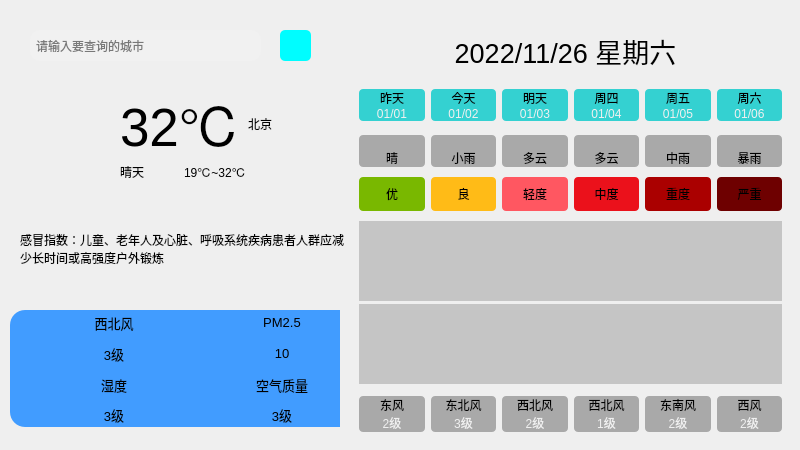
<?xml version="1.0" encoding="UTF-8"?>
<ui version="4.0">
 <class>Widget</class>
 <widget class="QWidget" name="Widget">
  <property name="geometry">
   <rect>
    <x>0</x>
    <y>0</y>
    <width>800</width>
    <height>450</height>
   </rect>
  </property>
  <property name="windowTitle">
   <string>Widget</string>
  </property>
  <property name="autoFillBackground">
   <bool>false</bool>
  </property>
  <property name="styleSheet">
   <string notr="true">QWidget#widget{
	border-image: url(:/res/background.png);
}
</string>
  </property>
  <layout class="QVBoxLayout" name="verticalLayout">
   <property name="leftMargin">
    <number>0</number>
   </property>
   <property name="topMargin">
    <number>0</number>
   </property>
   <property name="rightMargin">
    <number>0</number>
   </property>
   <property name="bottomMargin">
    <number>0</number>
   </property>
   <item>
    <widget class="QWidget" name="widget" native="true">
     <widget class="QLabel" name="lbGaoMao">
      <property name="geometry">
       <rect>
        <x>20</x>
        <y>190</y>
        <width>330</width>
        <height>118</height>
       </rect>
      </property>
      <property name="text">
       <string>感冒指数：儿童、老年人及心脏、呼吸系统疾病患者人群应减少长时间或高强度户外锻炼</string>
      </property>
      <property name="wordWrap">
       <bool>true</bool>
      </property>
     </widget>
     <widget class="QWidget" name="widget_4" native="true">
      <property name="geometry">
       <rect>
        <x>20</x>
        <y>90</y>
        <width>291</width>
        <height>101</height>
       </rect>
      </property>
      <widget class="QLabel" name="lbTypeIcon">
       <property name="geometry">
        <rect>
         <x>10</x>
         <y>10</y>
         <width>81</width>
         <height>81</height>
        </rect>
       </property>
       <property name="text">
        <string/>
       </property>
       <property name="pixmap">
        <pixmap>:/res/type/Qing.png</pixmap>
       </property>
       <property name="scaledContents">
        <bool>true</bool>
       </property>
       <property name="alignment">
        <set>Qt::AlignCenter</set>
       </property>
      </widget>
      <widget class="QWidget" name="layoutWidget">
       <property name="geometry">
        <rect>
         <x>100</x>
         <y>0</y>
         <width>181</width>
         <height>91</height>
        </rect>
       </property>
       <layout class="QGridLayout" name="gridLayout">
        <item row="0" column="0" colspan="2">
         <widget class="QLabel" name="lbTemp">
          <property name="font">
           <font>
            <pointsize>40</pointsize>
           </font>
          </property>
          <property name="text">
           <string>32℃</string>
          </property>
         </widget>
        </item>
        <item row="0" column="2">
         <widget class="QLabel" name="lbCity">
          <property name="text">
           <string>北京</string>
          </property>
         </widget>
        </item>
        <item row="1" column="1" colspan="2">
         <widget class="QLabel" name="lbLowHigh">
          <property name="text">
           <string>19℃~32℃</string>
          </property>
         </widget>
        </item>
        <item row="1" column="0">
         <widget class="QLabel" name="lbType">
          <property name="text">
           <string>晴天</string>
          </property>
         </widget>
        </item>
       </layout>
      </widget>
     </widget>
     <widget class="QWidget" name="widget_5" native="true">
      <property name="geometry">
       <rect>
        <x>10</x>
        <y>310</y>
        <width>330</width>
        <height>117</height>
       </rect>
      </property>
      <property name="styleSheet">
       <string notr="true">background-color: rgb(65, 156, 255);
border-radius: 15px</string>
      </property>
      <layout class="QGridLayout" name="gridLayout_2">
       <item row="1" column="1">
        <layout class="QHBoxLayout" name="horizontalLayout_10">
         <item>
          <widget class="QLabel" name="lblQualityIcon">
           <property name="minimumSize">
            <size>
             <width>40</width>
             <height>40</height>
            </size>
           </property>
           <property name="maximumSize">
            <size>
             <width>40</width>
             <height>40</height>
            </size>
           </property>
           <property name="font">
            <font>
             <pointsize>10</pointsize>
            </font>
           </property>
           <property name="text">
            <string/>
           </property>
           <property name="pixmap">
            <pixmap resource="res.qrc">:/res/aqi.png</pixmap>
           </property>
           <property name="scaledContents">
            <bool>true</bool>
           </property>
          </widget>
         </item>
         <item>
          <layout class="QVBoxLayout" name="verticalLayout_11">
           <item>
            <widget class="QLabel" name="lblQualityTitle">
             <property name="font">
              <font>
               <pointsize>10</pointsize>
              </font>
             </property>
             <property name="text">
              <string>空气质量</string>
             </property>
             <property name="alignment">
              <set>Qt::AlignCenter</set>
             </property>
            </widget>
           </item>
           <item>
            <widget class="QLabel" name="lblQuality">
             <property name="font">
              <font>
               <pointsize>10</pointsize>
              </font>
             </property>
             <property name="text">
              <string>3级</string>
             </property>
             <property name="alignment">
              <set>Qt::AlignCenter</set>
             </property>
            </widget>
           </item>
          </layout>
         </item>
        </layout>
       </item>
       <item row="0" column="1">
        <layout class="QHBoxLayout" name="horizontalLayout_8">
         <item>
          <widget class="QLabel" name="lbPm25Icon">
           <property name="minimumSize">
            <size>
             <width>40</width>
             <height>40</height>
            </size>
           </property>
           <property name="maximumSize">
            <size>
             <width>40</width>
             <height>40</height>
            </size>
           </property>
           <property name="font">
            <font>
             <pointsize>10</pointsize>
            </font>
           </property>
           <property name="text">
            <string/>
           </property>
           <property name="pixmap">
            <pixmap resource="res.qrc">:/res/pm25.png</pixmap>
           </property>
           <property name="scaledContents">
            <bool>true</bool>
           </property>
          </widget>
         </item>
         <item>
          <layout class="QVBoxLayout" name="verticalLayout_9">
           <item>
            <widget class="QLabel" name="lbPm25Title">
             <property name="font">
              <font>
               <pointsize>10</pointsize>
              </font>
             </property>
             <property name="text">
              <string>PM2.5</string>
             </property>
             <property name="alignment">
              <set>Qt::AlignCenter</set>
             </property>
            </widget>
           </item>
           <item>
            <widget class="QLabel" name="lbPm25">
             <property name="font">
              <font>
               <pointsize>10</pointsize>
              </font>
             </property>
             <property name="text">
              <string>10</string>
             </property>
             <property name="alignment">
              <set>Qt::AlignCenter</set>
             </property>
            </widget>
           </item>
          </layout>
         </item>
        </layout>
       </item>
       <item row="0" column="0">
        <layout class="QHBoxLayout" name="horizontalLayout">
         <item>
          <widget class="QLabel" name="lbWindIcon">
           <property name="minimumSize">
            <size>
             <width>40</width>
             <height>40</height>
            </size>
           </property>
           <property name="maximumSize">
            <size>
             <width>40</width>
             <height>40</height>
            </size>
           </property>
           <property name="font">
            <font>
             <pointsize>10</pointsize>
            </font>
           </property>
           <property name="text">
            <string/>
           </property>
           <property name="pixmap">
            <pixmap resource="res.qrc">:/res/wind.png</pixmap>
           </property>
           <property name="scaledContents">
            <bool>true</bool>
           </property>
          </widget>
         </item>
         <item>
          <layout class="QVBoxLayout" name="verticalLayout_2">
           <item>
            <widget class="QLabel" name="lbWindFx">
             <property name="font">
              <font>
               <pointsize>10</pointsize>
              </font>
             </property>
             <property name="text">
              <string>西北风</string>
             </property>
             <property name="alignment">
              <set>Qt::AlignCenter</set>
             </property>
            </widget>
           </item>
           <item>
            <widget class="QLabel" name="lbWindFl">
             <property name="font">
              <font>
               <pointsize>10</pointsize>
              </font>
             </property>
             <property name="text">
              <string>3级</string>
             </property>
             <property name="alignment">
              <set>Qt::AlignCenter</set>
             </property>
            </widget>
           </item>
          </layout>
         </item>
        </layout>
       </item>
       <item row="1" column="0">
        <layout class="QHBoxLayout" name="horizontalLayout_9">
         <item>
          <widget class="QLabel" name="lbShiDuIcon">
           <property name="minimumSize">
            <size>
             <width>40</width>
             <height>40</height>
            </size>
           </property>
           <property name="maximumSize">
            <size>
             <width>40</width>
             <height>40</height>
            </size>
           </property>
           <property name="font">
            <font>
             <pointsize>10</pointsize>
            </font>
           </property>
           <property name="text">
            <string/>
           </property>
           <property name="pixmap">
            <pixmap resource="res.qrc">:/res/humidity.png</pixmap>
           </property>
           <property name="scaledContents">
            <bool>true</bool>
           </property>
          </widget>
         </item>
         <item>
          <layout class="QVBoxLayout" name="verticalLayout_10">
           <item>
            <widget class="QLabel" name="lbShiDuTitle">
             <property name="font">
              <font>
               <pointsize>10</pointsize>
              </font>
             </property>
             <property name="text">
              <string>湿度</string>
             </property>
             <property name="alignment">
              <set>Qt::AlignCenter</set>
             </property>
            </widget>
           </item>
           <item>
            <widget class="QLabel" name="lbShiDu">
             <property name="font">
              <font>
               <pointsize>10</pointsize>
              </font>
             </property>
             <property name="text">
              <string>3级</string>
             </property>
             <property name="alignment">
              <set>Qt::AlignCenter</set>
             </property>
            </widget>
           </item>
          </layout>
         </item>
        </layout>
       </item>
      </layout>
     </widget>
     <widget class="QLineEdit" name="leCity_2">
      <property name="geometry">
       <rect>
        <x>30</x>
        <y>30</y>
        <width>231</width>
        <height>31</height>
       </rect>
      </property>
      <property name="styleSheet">
       <string notr="true">background-color: rgba(255, 255, 255, 25);
border-radius:10px;
padding:2px 4px</string>
      </property>
      <property name="placeholderText">
       <string>请输入要查询的城市</string>
      </property>
     </widget>
     <widget class="QWidget" name="widget_11" native="true">
      <property name="geometry">
       <rect>
        <x>350</x>
        <y>80</y>
        <width>441</width>
        <height>361</height>
       </rect>
      </property>
      <layout class="QVBoxLayout" name="verticalLayout_12">
       <property name="spacing">
        <number>0</number>
       </property>
       <item>
        <widget class="QWidget" name="widget_6" native="true">
         <property name="styleSheet">
          <string notr="true">QLabel {
	background-color: rgba(0, 200, 200, 200);
	border-radius: 4px;
}</string>
         </property>
         <layout class="QGridLayout" name="gridLayout_5">
          <property name="horizontalSpacing">
           <number>6</number>
          </property>
          <property name="verticalSpacing">
           <number>0</number>
          </property>
          <item row="0" column="0">
           <widget class="QLabel" name="lblWeek0">
            <property name="styleSheet">
             <string notr="true">border-bottom-left-radius: 0px;
border-bottom-right-radius: 0px;</string>
            </property>
            <property name="text">
             <string>昨天</string>
            </property>
            <property name="alignment">
             <set>Qt::AlignCenter</set>
            </property>
           </widget>
          </item>
          <item row="0" column="1">
           <widget class="QLabel" name="lblWeek1">
            <property name="styleSheet">
             <string notr="true">border-bottom-left-radius: 0px;
border-bottom-right-radius: 0px;</string>
            </property>
            <property name="text">
             <string>今天</string>
            </property>
            <property name="alignment">
             <set>Qt::AlignCenter</set>
            </property>
           </widget>
          </item>
          <item row="0" column="2">
           <widget class="QLabel" name="lblWeek2">
            <property name="styleSheet">
             <string notr="true">border-bottom-left-radius: 0px;
border-bottom-right-radius: 0px;</string>
            </property>
            <property name="text">
             <string>明天</string>
            </property>
            <property name="alignment">
             <set>Qt::AlignCenter</set>
            </property>
           </widget>
          </item>
          <item row="0" column="3">
           <widget class="QLabel" name="lblWeek3">
            <property name="styleSheet">
             <string notr="true">border-bottom-left-radius: 0px;
border-bottom-right-radius: 0px;</string>
            </property>
            <property name="text">
             <string>周四</string>
            </property>
            <property name="alignment">
             <set>Qt::AlignCenter</set>
            </property>
           </widget>
          </item>
          <item row="0" column="4">
           <widget class="QLabel" name="lblWeek4">
            <property name="styleSheet">
             <string notr="true">border-bottom-left-radius: 0px;
border-bottom-right-radius: 0px;</string>
            </property>
            <property name="text">
             <string>周五</string>
            </property>
            <property name="alignment">
             <set>Qt::AlignCenter</set>
            </property>
           </widget>
          </item>
          <item row="0" column="5">
           <widget class="QLabel" name="lblWeek5">
            <property name="styleSheet">
             <string notr="true">border-bottom-left-radius: 0px;
border-bottom-right-radius: 0px;</string>
            </property>
            <property name="text">
             <string>周六</string>
            </property>
            <property name="alignment">
             <set>Qt::AlignCenter</set>
            </property>
           </widget>
          </item>
          <item row="1" column="0">
           <widget class="QLabel" name="lblDate0">
            <property name="styleSheet">
             <string notr="true">border-top-left-radius: 0px;
border-top-right-radius: 0px;
color: rgb(240, 240, 240);</string>
            </property>
            <property name="text">
             <string>01/01</string>
            </property>
            <property name="alignment">
             <set>Qt::AlignCenter</set>
            </property>
           </widget>
          </item>
          <item row="1" column="1">
           <widget class="QLabel" name="lblDate1">
            <property name="styleSheet">
             <string notr="true">border-top-left-radius: 0px;
border-top-right-radius: 0px;
color: rgb(240, 240, 240);</string>
            </property>
            <property name="text">
             <string>01/02</string>
            </property>
            <property name="alignment">
             <set>Qt::AlignCenter</set>
            </property>
           </widget>
          </item>
          <item row="1" column="2">
           <widget class="QLabel" name="lblDate2">
            <property name="styleSheet">
             <string notr="true">border-top-left-radius: 0px;
border-top-right-radius: 0px;
color: rgb(240, 240, 240);</string>
            </property>
            <property name="text">
             <string>01/03</string>
            </property>
            <property name="alignment">
             <set>Qt::AlignCenter</set>
            </property>
           </widget>
          </item>
          <item row="1" column="3">
           <widget class="QLabel" name="lblDate3">
            <property name="styleSheet">
             <string notr="true">border-top-left-radius: 0px;
border-top-right-radius: 0px;
color: rgb(240, 240, 240);</string>
            </property>
            <property name="text">
             <string>01/04</string>
            </property>
            <property name="alignment">
             <set>Qt::AlignCenter</set>
            </property>
           </widget>
          </item>
          <item row="1" column="4">
           <widget class="QLabel" name="lblDate4">
            <property name="styleSheet">
             <string notr="true">border-top-left-radius: 0px;
border-top-right-radius: 0px;
color: rgb(240, 240, 240);</string>
            </property>
            <property name="text">
             <string>01/05</string>
            </property>
            <property name="alignment">
             <set>Qt::AlignCenter</set>
            </property>
           </widget>
          </item>
          <item row="1" column="5">
           <widget class="QLabel" name="lblDate5">
            <property name="styleSheet">
             <string notr="true">border-top-left-radius: 0px;
border-top-right-radius: 0px;
color: rgb(240, 240, 240);</string>
            </property>
            <property name="text">
             <string>01/06</string>
            </property>
            <property name="alignment">
             <set>Qt::AlignCenter</set>
            </property>
           </widget>
          </item>
         </layout>
        </widget>
       </item>
       <item>
        <widget class="QWidget" name="widget_7" native="true">
         <property name="styleSheet">
          <string notr="true">QLabel {
	background-color: rgba(60, 60, 60, 100);
	border-radius: 4px;
}</string>
         </property>
         <layout class="QGridLayout" name="gridLayout_6">
          <property name="topMargin">
           <number>5</number>
          </property>
          <property name="bottomMargin">
           <number>5</number>
          </property>
          <property name="verticalSpacing">
           <number>0</number>
          </property>
          <item row="0" column="0">
           <widget class="QLabel" name="lblTypeIcon0">
            <property name="minimumSize">
             <size>
              <width>0</width>
              <height>0</height>
             </size>
            </property>
            <property name="maximumSize">
             <size>
              <width>1000</width>
              <height>1000</height>
             </size>
            </property>
            <property name="styleSheet">
             <string notr="true">border-bottom-left-radius: 0px;
border-bottom-right-radius: 0px;</string>
            </property>
            <property name="text">
             <string/>
            </property>
            <property name="pixmap">
             <pixmap>:/res/type/Qing.png</pixmap>
            </property>
            <property name="alignment">
             <set>Qt::AlignCenter</set>
            </property>
           </widget>
          </item>
          <item row="0" column="4">
           <widget class="QLabel" name="lblTypeIcon4">
            <property name="styleSheet">
             <string notr="true">border-bottom-left-radius: 0px;
border-bottom-right-radius: 0px;</string>
            </property>
            <property name="text">
             <string/>
            </property>
            <property name="pixmap">
             <pixmap>:/res/type/ZhongYu.png</pixmap>
            </property>
            <property name="alignment">
             <set>Qt::AlignCenter</set>
            </property>
           </widget>
          </item>
          <item row="0" column="2">
           <widget class="QLabel" name="lblTypeIcon2">
            <property name="styleSheet">
             <string notr="true">border-bottom-left-radius: 0px;
border-bottom-right-radius: 0px;</string>
            </property>
            <property name="text">
             <string/>
            </property>
            <property name="pixmap">
             <pixmap>:/res/type/DuoYun.png</pixmap>
            </property>
            <property name="alignment">
             <set>Qt::AlignCenter</set>
            </property>
           </widget>
          </item>
          <item row="0" column="1">
           <widget class="QLabel" name="lblTypeIcon1">
            <property name="styleSheet">
             <string notr="true">border-bottom-left-radius: 0px;
border-bottom-right-radius: 0px;</string>
            </property>
            <property name="text">
             <string/>
            </property>
            <property name="pixmap">
             <pixmap>:/res/type/XiaoYu.png</pixmap>
            </property>
            <property name="alignment">
             <set>Qt::AlignCenter</set>
            </property>
           </widget>
          </item>
          <item row="0" column="3">
           <widget class="QLabel" name="lblTypeIcon3">
            <property name="styleSheet">
             <string notr="true">border-bottom-left-radius: 0px;
border-bottom-right-radius: 0px;</string>
            </property>
            <property name="text">
             <string/>
            </property>
            <property name="pixmap">
             <pixmap>:/res/type/DuoYun.png</pixmap>
            </property>
            <property name="alignment">
             <set>Qt::AlignCenter</set>
            </property>
           </widget>
          </item>
          <item row="1" column="5">
           <widget class="QLabel" name="lblType5">
            <property name="styleSheet">
             <string notr="true">border-top-left-radius: 0px;
border-top-right-radius: 0px;</string>
            </property>
            <property name="text">
             <string>暴雨</string>
            </property>
            <property name="alignment">
             <set>Qt::AlignCenter</set>
            </property>
           </widget>
          </item>
          <item row="1" column="3">
           <widget class="QLabel" name="lblType3">
            <property name="styleSheet">
             <string notr="true">border-top-left-radius: 0px;
border-top-right-radius: 0px;</string>
            </property>
            <property name="text">
             <string>多云</string>
            </property>
            <property name="alignment">
             <set>Qt::AlignCenter</set>
            </property>
           </widget>
          </item>
          <item row="1" column="2">
           <widget class="QLabel" name="lblType2">
            <property name="styleSheet">
             <string notr="true">border-top-left-radius: 0px;
border-top-right-radius: 0px;</string>
            </property>
            <property name="text">
             <string>多云</string>
            </property>
            <property name="alignment">
             <set>Qt::AlignCenter</set>
            </property>
           </widget>
          </item>
          <item row="1" column="0">
           <widget class="QLabel" name="lblType0">
            <property name="styleSheet">
             <string notr="true">border-top-left-radius: 0px;
border-top-right-radius: 0px;</string>
            </property>
            <property name="text">
             <string>晴</string>
            </property>
            <property name="alignment">
             <set>Qt::AlignCenter</set>
            </property>
           </widget>
          </item>
          <item row="1" column="1">
           <widget class="QLabel" name="lblType1">
            <property name="styleSheet">
             <string notr="true">border-top-left-radius: 0px;
border-top-right-radius: 0px;</string>
            </property>
            <property name="text">
             <string>小雨</string>
            </property>
            <property name="alignment">
             <set>Qt::AlignCenter</set>
            </property>
           </widget>
          </item>
          <item row="0" column="5">
           <widget class="QLabel" name="lblTypeIcon5">
            <property name="styleSheet">
             <string notr="true">border-bottom-left-radius: 0px;
border-bottom-right-radius: 0px;</string>
            </property>
            <property name="text">
             <string/>
            </property>
            <property name="pixmap">
             <pixmap>:/res/type/BaoYu.png</pixmap>
            </property>
            <property name="alignment">
             <set>Qt::AlignCenter</set>
            </property>
           </widget>
          </item>
          <item row="1" column="4">
           <widget class="QLabel" name="lblType4">
            <property name="styleSheet">
             <string notr="true">border-top-left-radius: 0px;
border-top-right-radius: 0px;</string>
            </property>
            <property name="text">
             <string>中雨</string>
            </property>
            <property name="alignment">
             <set>Qt::AlignCenter</set>
            </property>
           </widget>
          </item>
         </layout>
        </widget>
       </item>
       <item>
        <widget class="QWidget" name="widget_9" native="true">
         <property name="styleSheet">
          <string notr="true">border-radius: 4px</string>
         </property>
         <layout class="QHBoxLayout" name="horizontalLayout_11">
          <property name="topMargin">
           <number>5</number>
          </property>
          <property name="bottomMargin">
           <number>5</number>
          </property>
          <item>
           <widget class="QLabel" name="lblQuality0">
            <property name="styleSheet">
             <string notr="true">background-color: rgb(121, 184, 0);
padding:8px;</string>
            </property>
            <property name="text">
             <string>优</string>
            </property>
            <property name="alignment">
             <set>Qt::AlignCenter</set>
            </property>
           </widget>
          </item>
          <item>
           <widget class="QLabel" name="lblQuality1">
            <property name="styleSheet">
             <string notr="true">background-color: rgb(255, 187, 23);</string>
            </property>
            <property name="text">
             <string>良</string>
            </property>
            <property name="alignment">
             <set>Qt::AlignCenter</set>
            </property>
           </widget>
          </item>
          <item>
           <widget class="QLabel" name="lblQuality2">
            <property name="styleSheet">
             <string notr="true">background-color: rgb(255, 87, 97);</string>
            </property>
            <property name="text">
             <string>轻度</string>
            </property>
            <property name="alignment">
             <set>Qt::AlignCenter</set>
            </property>
           </widget>
          </item>
          <item>
           <widget class="QLabel" name="lblQuality3">
            <property name="styleSheet">
             <string notr="true">background-color: rgb(235, 17, 27);</string>
            </property>
            <property name="text">
             <string>中度</string>
            </property>
            <property name="alignment">
             <set>Qt::AlignCenter</set>
            </property>
           </widget>
          </item>
          <item>
           <widget class="QLabel" name="lblQuality4">
            <property name="styleSheet">
             <string notr="true">background-color: rgb(170, 0, 0);</string>
            </property>
            <property name="text">
             <string>重度</string>
            </property>
            <property name="alignment">
             <set>Qt::AlignCenter</set>
            </property>
           </widget>
          </item>
          <item>
           <widget class="QLabel" name="lblQuality5">
            <property name="styleSheet">
             <string notr="true">background-color: rgb(110, 0, 0);</string>
            </property>
            <property name="text">
             <string>严重</string>
            </property>
            <property name="alignment">
             <set>Qt::AlignCenter</set>
            </property>
           </widget>
          </item>
         </layout>
        </widget>
       </item>
       <item>
        <widget class="QWidget" name="widget_8" native="true">
         <layout class="QVBoxLayout" name="verticalLayout_3">
          <property name="spacing">
           <number>5</number>
          </property>
          <property name="topMargin">
           <number>5</number>
          </property>
          <property name="bottomMargin">
           <number>5</number>
          </property>
          <item>
           <widget class="QLabel" name="lblHighCurve">
            <property name="minimumSize">
             <size>
              <width>0</width>
              <height>80</height>
             </size>
            </property>
            <property name="maximumSize">
             <size>
              <width>10000</width>
              <height>10000</height>
             </size>
            </property>
            <property name="styleSheet">
             <string notr="true">background-color: rgba(60, 60, 60,60);</string>
            </property>
            <property name="text">
             <string/>
            </property>
            <property name="alignment">
             <set>Qt::AlignCenter</set>
            </property>
           </widget>
          </item>
          <item>
           <widget class="QLabel" name="lblLowCurve">
            <property name="minimumSize">
             <size>
              <width>0</width>
              <height>80</height>
             </size>
            </property>
            <property name="maximumSize">
             <size>
              <width>10000</width>
              <height>10000</height>
             </size>
            </property>
            <property name="styleSheet">
             <string notr="true">background-color: rgba(60, 60, 60,60);</string>
            </property>
            <property name="text">
             <string/>
            </property>
            <property name="alignment">
             <set>Qt::AlignCenter</set>
            </property>
           </widget>
          </item>
         </layout>
        </widget>
       </item>
       <item>
        <widget class="QWidget" name="widget_10" native="true">
         <property name="styleSheet">
          <string notr="true">QLabel {
	background-color: rgba(60, 60, 60, 100);
	border-radius: 4px;
}</string>
         </property>
         <layout class="QGridLayout" name="gridLayout_7">
          <property name="verticalSpacing">
           <number>0</number>
          </property>
          <item row="0" column="0">
           <widget class="QLabel" name="lblFx0">
            <property name="styleSheet">
             <string notr="true">border-bottom-left-radius: 0px;
border-bottom-right-radius: 0px;</string>
            </property>
            <property name="text">
             <string>东风</string>
            </property>
            <property name="alignment">
             <set>Qt::AlignCenter</set>
            </property>
           </widget>
          </item>
          <item row="0" column="1">
           <widget class="QLabel" name="lblFx1">
            <property name="styleSheet">
             <string notr="true">border-bottom-left-radius: 0px;
border-bottom-right-radius: 0px;</string>
            </property>
            <property name="text">
             <string>东北风</string>
            </property>
            <property name="alignment">
             <set>Qt::AlignCenter</set>
            </property>
           </widget>
          </item>
          <item row="0" column="2">
           <widget class="QLabel" name="lblFx2">
            <property name="styleSheet">
             <string notr="true">border-bottom-left-radius: 0px;
border-bottom-right-radius: 0px;</string>
            </property>
            <property name="text">
             <string>西北风</string>
            </property>
            <property name="alignment">
             <set>Qt::AlignCenter</set>
            </property>
           </widget>
          </item>
          <item row="0" column="3">
           <widget class="QLabel" name="lblFx3">
            <property name="styleSheet">
             <string notr="true">border-bottom-left-radius: 0px;
border-bottom-right-radius: 0px;</string>
            </property>
            <property name="text">
             <string>西北风</string>
            </property>
            <property name="alignment">
             <set>Qt::AlignCenter</set>
            </property>
           </widget>
          </item>
          <item row="0" column="4">
           <widget class="QLabel" name="lblFx4">
            <property name="styleSheet">
             <string notr="true">border-bottom-left-radius: 0px;
border-bottom-right-radius: 0px;</string>
            </property>
            <property name="text">
             <string>东南风</string>
            </property>
            <property name="alignment">
             <set>Qt::AlignCenter</set>
            </property>
           </widget>
          </item>
          <item row="0" column="5">
           <widget class="QLabel" name="lblFx5">
            <property name="styleSheet">
             <string notr="true">border-bottom-left-radius: 0px;
border-bottom-right-radius: 0px;</string>
            </property>
            <property name="text">
             <string>西风</string>
            </property>
            <property name="alignment">
             <set>Qt::AlignCenter</set>
            </property>
           </widget>
          </item>
          <item row="1" column="0">
           <widget class="QLabel" name="lblFl0">
            <property name="styleSheet">
             <string notr="true">border-top-left-radius: 0px;
border-top-right-radius: 0px;
color: rgb(240, 240, 240);</string>
            </property>
            <property name="text">
             <string>2级</string>
            </property>
            <property name="alignment">
             <set>Qt::AlignCenter</set>
            </property>
           </widget>
          </item>
          <item row="1" column="1">
           <widget class="QLabel" name="lblFl1">
            <property name="styleSheet">
             <string notr="true">border-top-left-radius: 0px;
border-top-right-radius: 0px;
color: rgb(240, 240, 240);</string>
            </property>
            <property name="text">
             <string>3级</string>
            </property>
            <property name="alignment">
             <set>Qt::AlignCenter</set>
            </property>
           </widget>
          </item>
          <item row="1" column="2">
           <widget class="QLabel" name="lblFl2">
            <property name="styleSheet">
             <string notr="true">border-top-left-radius: 0px;
border-top-right-radius: 0px;
color: rgb(240, 240, 240);</string>
            </property>
            <property name="text">
             <string>2级</string>
            </property>
            <property name="alignment">
             <set>Qt::AlignCenter</set>
            </property>
           </widget>
          </item>
          <item row="1" column="3">
           <widget class="QLabel" name="lblFl3">
            <property name="styleSheet">
             <string notr="true">border-top-left-radius: 0px;
border-top-right-radius: 0px;
color: rgb(240, 240, 240);</string>
            </property>
            <property name="text">
             <string>1级</string>
            </property>
            <property name="alignment">
             <set>Qt::AlignCenter</set>
            </property>
           </widget>
          </item>
          <item row="1" column="4">
           <widget class="QLabel" name="lblFl4">
            <property name="styleSheet">
             <string notr="true">border-top-left-radius: 0px;
border-top-right-radius: 0px;
color: rgb(240, 240, 240);</string>
            </property>
            <property name="text">
             <string>2级</string>
            </property>
            <property name="alignment">
             <set>Qt::AlignCenter</set>
            </property>
           </widget>
          </item>
          <item row="1" column="5">
           <widget class="QLabel" name="lblFl5">
            <property name="styleSheet">
             <string notr="true">border-top-left-radius: 0px;
border-top-right-radius: 0px;
color: rgb(240, 240, 240);</string>
            </property>
            <property name="text">
             <string>2级</string>
            </property>
            <property name="alignment">
             <set>Qt::AlignCenter</set>
            </property>
           </widget>
          </item>
         </layout>
        </widget>
       </item>
      </layout>
     </widget>
     <widget class="QLabel" name="lbDate_2">
      <property name="geometry">
       <rect>
        <x>400</x>
        <y>30</y>
        <width>331</width>
        <height>41</height>
       </rect>
      </property>
      <property name="font">
       <font>
        <family>Arial</family>
        <pointsize>20</pointsize>
        <bold>false</bold>
        <kerning>true</kerning>
       </font>
      </property>
      <property name="text">
       <string>2022/11/26 星期六</string>
      </property>
      <property name="alignment">
       <set>Qt::AlignCenter</set>
      </property>
      <property name="openExternalLinks">
       <bool>false</bool>
      </property>
     </widget>
     <widget class="QPushButton" name="btnSearch">
      <property name="geometry">
       <rect>
        <x>280</x>
        <y>30</y>
        <width>31</width>
        <height>31</height>
       </rect>
      </property>
      <property name="styleSheet">
       <string notr="true">border-radius:5px;
background-color: rgb(0, 253, 255);</string>
      </property>
      <property name="text">
       <string/>
      </property>
      <property name="icon">
       <iconset resource="res.qrc">
        <normaloff>:/res/search.png</normaloff>:/res/search.png</iconset>
      </property>
     </widget>
    </widget>
   </item>
  </layout>
 </widget>
 <resources>
  <include location="res.qrc"/>
 </resources>
 <connections/>
</ui>
